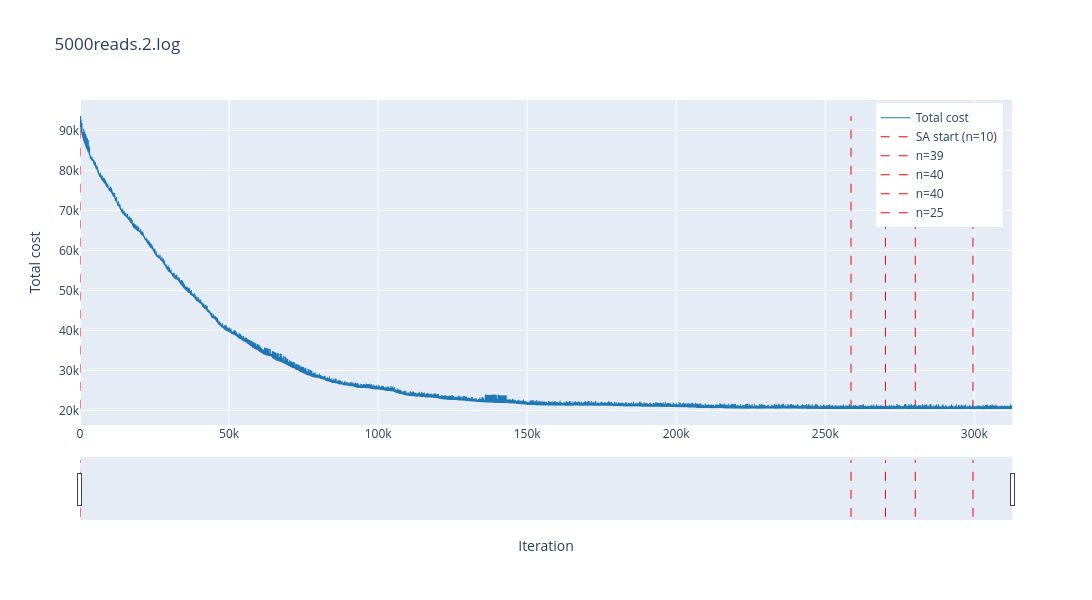

The notebook cell saved with this chart:
### Code cell
# Example usage:
# Returns an interactive Plotly figure - use mouse to:
#   - Zoom: Click and drag to select a region, or use scroll wheel
#   - Pan: Hold shift + drag, or use the pan tool in the toolbar
#   - Reset: Double-click to reset view
#   - Range slider: Use the slider at the bottom for quick navigation

# Default: downsamples to 5000 points for smooth interaction
fig = plot_optimization_progress("5000reads.2.log")
fig.show()

# For more detail (but may be slower): increase max_points
# fig = plot_optimization_progress("5000reads.2.log", max_points=10000)

# To show all points (may crash on large files):
# fig = plot_optimization_progress("5000reads.2.log", max_points=None)

### Figure 1 — Plotly figure (JSON) as saved in the notebook; plotly's stock layout.template omitted (floating-point values rounded to 4 significant figures; data arrays with more than 128 entries replaced by an {"elided": "..."} marker saying what was removed)
{"data": [{"hovertemplate": "Iteration: %{x:,.0f}<br>Cost: %{y:,.2f}<extra></extra>", "line": {"color": "#1f77b4", "width": 1}, "mode": "lines", "name": "Total cost", "type": "scattergl", "x": {"elided": "10000 int values"}, "y": {"elided": "10000 float values"}}, {"hovertemplate": "SA start (n=10)<br>Iteration: 0<extra></extra>", "line": {"color": "red", "dash": "dash", "width": 1}, "mode": "lines", "name": "SA start (n=10)", "type": "scatter", "x": [0, 0], "y": [20450.0, 93590.0]}, {"hovertemplate": "n=39<br>Iteration: 258,649<extra></extra>", "line": {"color": "red", "dash": "dash", "width": 1}, "mode": "lines", "name": "n=39", "type": "scatter", "x": [258649, 258649], "y": [20450.0, 93590.0]}, {"hovertemplate": "n=40<br>Iteration: 270,200<extra></extra>", "line": {"color": "red", "dash": "dash", "width": 1}, "mode": "lines", "name": "n=40", "type": "scatter", "x": [270200, 270200], "y": [20450.0, 93590.0]}, {"hovertemplate": "n=40<br>Iteration: 280,202<extra></extra>", "line": {"color": "red", "dash": "dash", "width": 1}, "mode": "lines", "name": "n=40", "type": "scatter", "x": [280202, 280202], "y": [20450.0, 93590.0]}, {"hovertemplate": "n=25<br>Iteration: 299,555<extra></extra>", "line": {"color": "red", "dash": "dash", "width": 1}, "mode": "lines", "name": "n=25", "type": "scatter", "x": [299555, 299555], "y": [20450.0, 93590.0]}], "layout": {"height": 600, "hovermode": "closest", "legend": {"x": 0.99, "xanchor": "right", "y": 0.99, "yanchor": "top"}, "title": {"text": "5000reads.2.log"}, "width": 1200, "xaxis": {"fixedrange": false, "rangeslider": {"visible": true}, "title": {"text": "Iteration"}, "type": "linear"}, "yaxis": {"fixedrange": false, "title": {"text": "Total cost"}}}}
